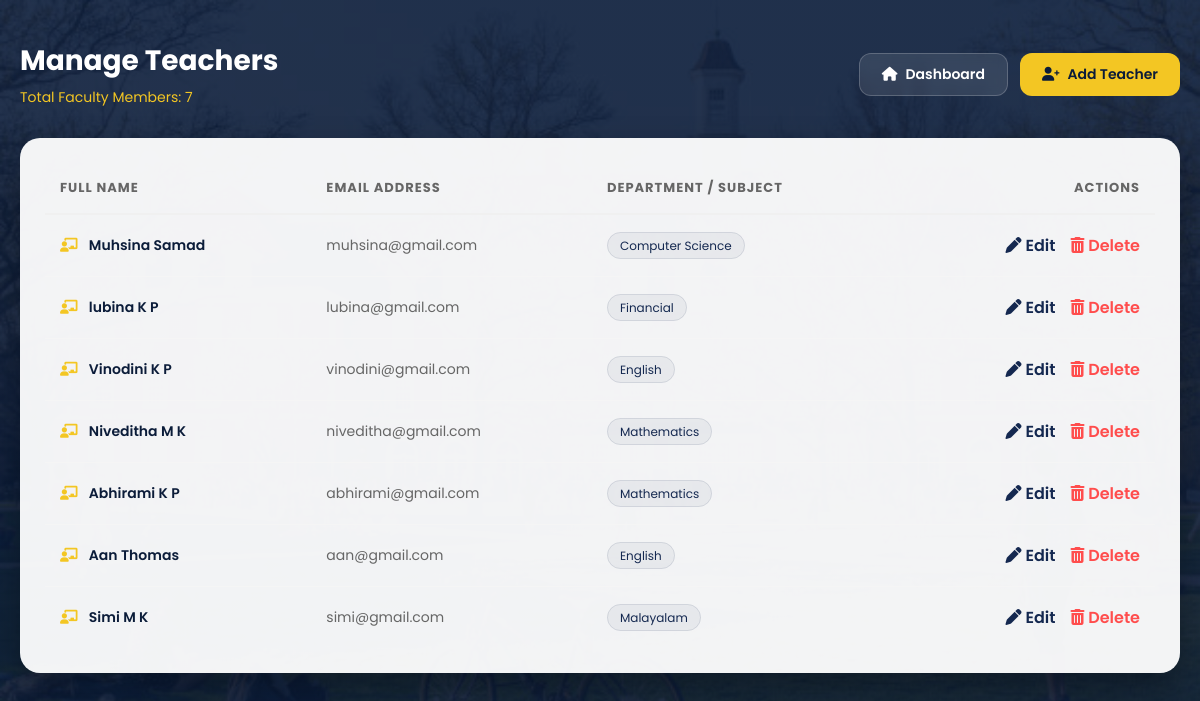
Before: /adminpanel/list/ (signed in) with the older database file.
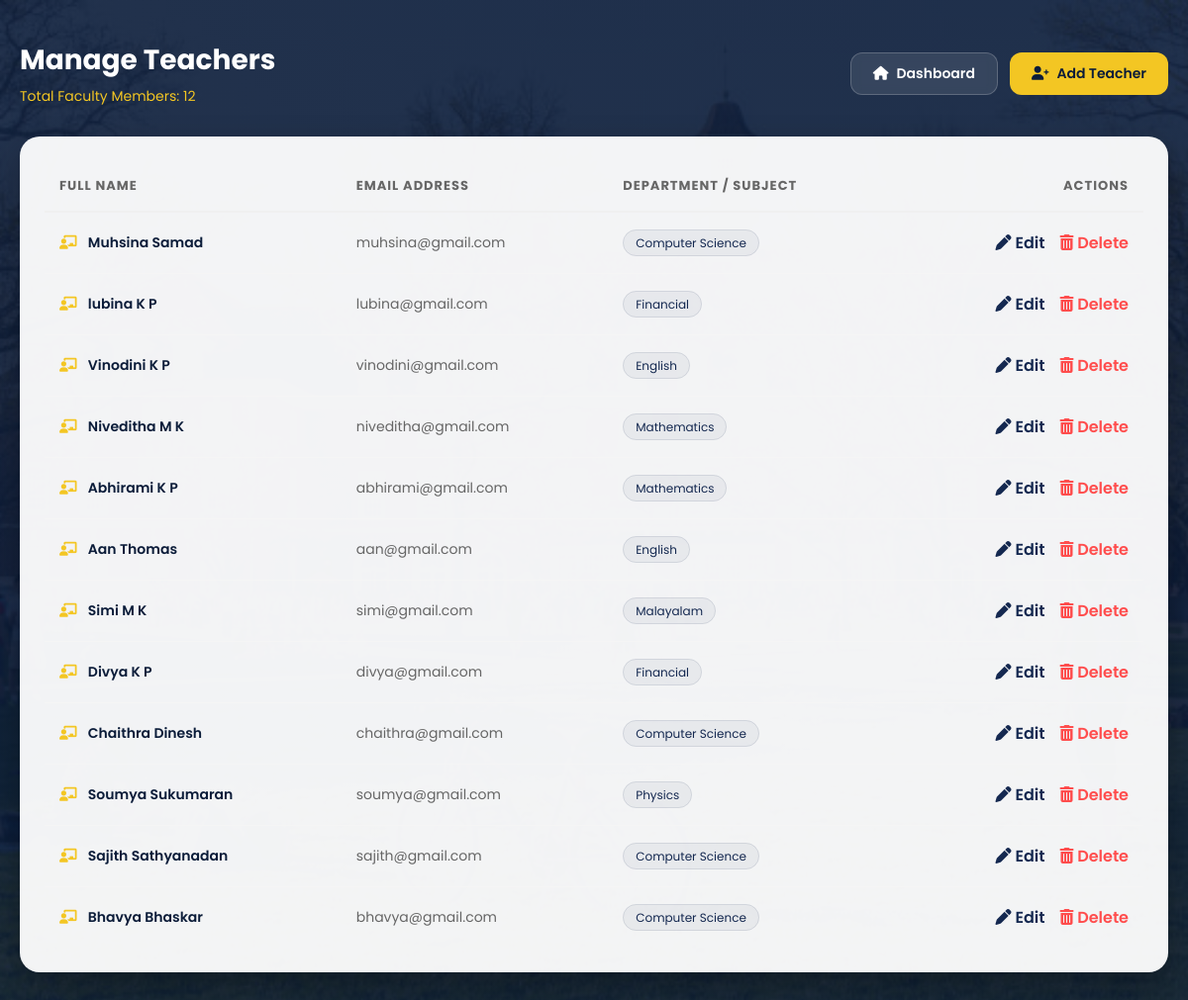
After: the same page with the newer database file.
### teachers/models.py (models this page shows, shortened)
class Teacher(models.Model):
    SUBJECT_CHOICES = (
        ('MATHS', 'Mathematics'),
        ('PHY', 'Physics'),
        ('CHEM', 'Chemistry'),
        ('CS', 'Computer Science'),
        ('ENG', 'English'),
        ('ML','Malayalam'),
        ('CM','Commerce'),
        ('FN','Financial')
    )
    user = models.OneToOneField(User, on_delete=models.CASCADE)
    date_of_birth = models.DateField()
    subject = models.CharField(max_length=20, choices=SUBJECT_CHOICES, null=True)
    profile_photo = models.ImageField(upload_to='teachers/', blank=True, null=True)

### accounts/models.py (models this page shows)
class User(AbstractUser):
    ROLE_CHOICES = (
        ('student','Student'),
        ('teacher','Teacher'),
        ('parent','Parent'),
    )
    role = models.CharField(
        max_length=10,
        choices=ROLE_CHOICES,
        blank=True,
        null=True
    )

### adminpanel/views.py (the view)
# urls.py: path('list/', views.teacher_list, name='teacher-list'),
@login_required
def teacher_list(request):
    if not request.user.is_superuser:
        return redirect('home')
    teachers = Teacher.objects.all()
    return render(request, 'teachers/teacher_list.html', {
        'teachers': teachers
    })

### notifications/context_processors.py (called while the page is built)
def notification_count(request):
    if request.user.is_authenticated:
        count = Notification.objects.filter(
            recipient=request.user,
            is_read=False
        ).count()
    else:
        count = 0
    return {
        'unread_notification_count': count
    }

### templates/teachers/teacher_list.html (shortened to what this page needs)
{% extends 'base.html' %}
{% load static %}
{% block content %}
<link rel="stylesheet" href="https://cdnjs.cloudflare.com/ajax/libs/font-awesome/6.0.0/css/all.min.css">
<div class="manage-wrapper">
    <div class="page-header">
        <div class="page-title">
            <h2>Manage Teachers</h2>
            <small>Total Faculty Members: {{ teachers|length }}</small>
        </div>
        <div class="btn-group">
            <a href="{% url 'admin-dashboard' %}" class="action-btn btn-back">
                <i class="fas fa-house"></i> Dashboard
            </a>
            <a href="{% url 'add-teacher' %}" class="action-btn btn-add">
                <i class="fas fa-user-plus"></i> Add Teacher
            </a>
        </div>
    </div>
    <div class="table-widget">
        <table>
            <thead>
                <tr>
                    <th>Full Name</th>
                    <th>Email Address</th>
                    <th>Department / Subject</th>
                    <th style="text-align: right;">Actions</th>
                </tr>
            </thead>
            <tbody>
                {% for teacher in teachers %}
                <tr>
                    <td class="teacher-name">
                        <i class="fas fa-chalkboard-user" style="margin-right: 8px; color: var(--gold);"></i>
                        {{ teacher.user.first_name }} {{ teacher.user.last_name }}
                    </td>
                    <td style="color: #666;">{{ teacher.user.email }}</td>
                    <td>
                        <span class="subject-badge">{{ teacher.get_subject_display }}</span>
                    </td>
                    <td>
                        <div class="row-actions" style="justify-content: flex-end;">
                            <a href="{% url 'edit-teacher' teacher.id %}" class="edit-link" title="Edit Profile">
                                <i class="fas fa-pen"></i> Edit
                            </a>
                            <a href="{% url 'delete-teacher' teacher.id %}" class="delete-link"
                               onclick="return confirm('Delete this teacher profile permanently?');" title="Remove Teacher">
                                <i class="fas fa-trash-alt"></i> Delete
                            </a>
                        </div>
                    </td>
                </tr>
                {% endfor %}
            </tbody>
        </table>
    </div>
</div>
{% endblock %}

### templates/base.html (shortened to what this page needs)
{% load static %}
<!DOCTYPE html>
<html>
<head>
    <link rel="stylesheet" href="https://cdnjs.cloudflare.com/ajax/libs/font-awesome/6.5.1/css/all.min.css">
</head>
<body>
{% block content %}
{% endblock %}
</body>
</html>

Changed rows visible on the page:
added Teacher: user.first_name "Divya", user.last_name "K P", user.email "divya@gmail.com", subject "Financial"
added Teacher: user.first_name "Chaithra", user.last_name "Dinesh", user.email "chaithra@gmail.com", subject "Computer Science"
added Teacher: user.first_name "Soumya", user.last_name "Sukumaran", user.email "soumya@gmail.com", subject "Physics"
added Teacher: user.first_name "Sajith", user.last_name "Sathyanadan", user.email "sajith@gmail.com", subject "Computer Science"
added Teacher: user.first_name "Bhavya", user.last_name "Bhaskar", user.email "bhavya@gmail.com", subject "Computer Science"
Other visible differences:
{{ teachers|length }}: "7" → "12"
